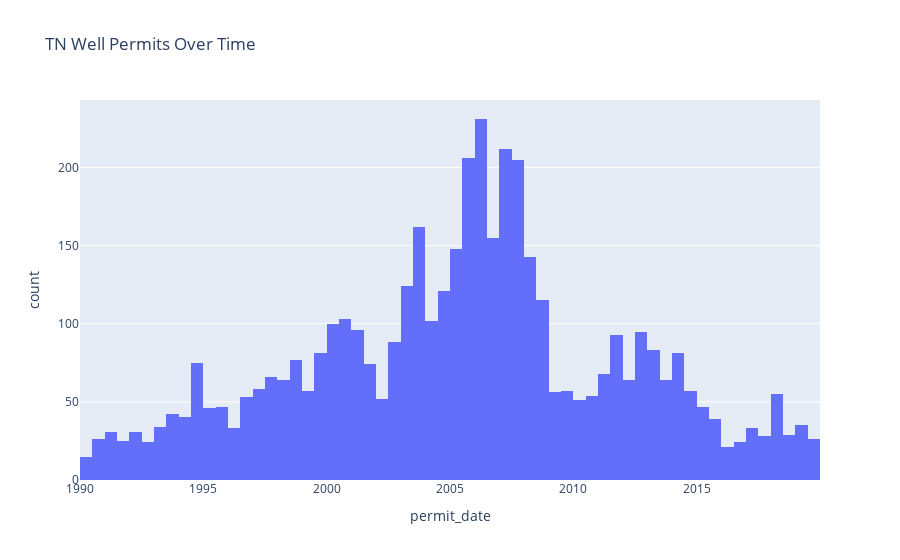

Here is the notebook cell this chart was saved with:
### Markdown cell above
### What is the general trend of well permits since 1990? 

--> Marked increase in early 2000s through 2008.

### Code cell
fig = px.histogram(wells, x="permit_date", histfunc='count',
                   #color = 'geoformation_at_well_depth', 
                   title='TN Well Permits Over Time')
fig.show()

### Figure 1 — Plotly figure (JSON) as saved in the notebook; plotly's stock layout.template omitted (floating-point values rounded to 4 significant figures; data arrays with more than 128 entries replaced by an {"elided": "..."} marker saying what was removed)
{"data": [{"alignmentgroup": "True", "bingroup": "x", "histfunc": "count", "hovertemplate": "permit_date=%{x}<br>count=%{y}<extra></extra>", "legendgroup": "", "marker": {"color": "#636efa"}, "name": "", "offsetgroup": "", "orientation": "v", "showlegend": false, "type": "histogram", "x": {"elided": "4522 str values"}, "xaxis": "x", "yaxis": "y"}], "layout": {"barmode": "relative", "legend": {"tracegroupgap": 0}, "title": {"text": "TN Well Permits Over Time"}, "xaxis": {"anchor": "y", "domain": [0, 1], "title": {"text": "permit_date"}}, "yaxis": {"anchor": "x", "domain": [0, 1], "title": {"text": "count"}}}}
